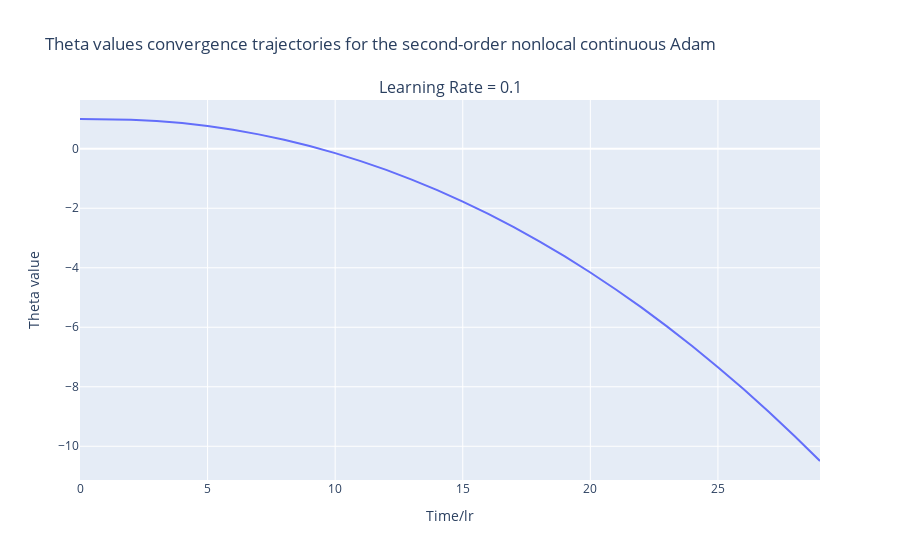
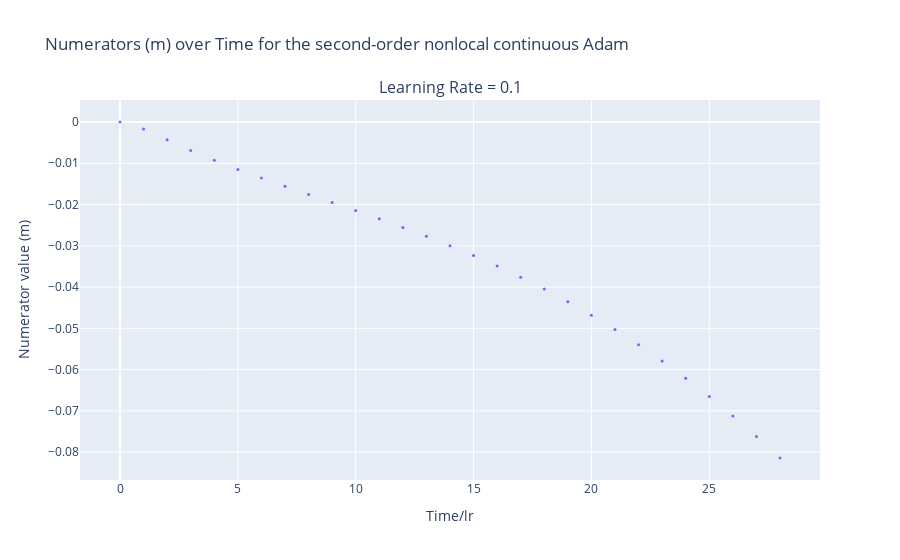
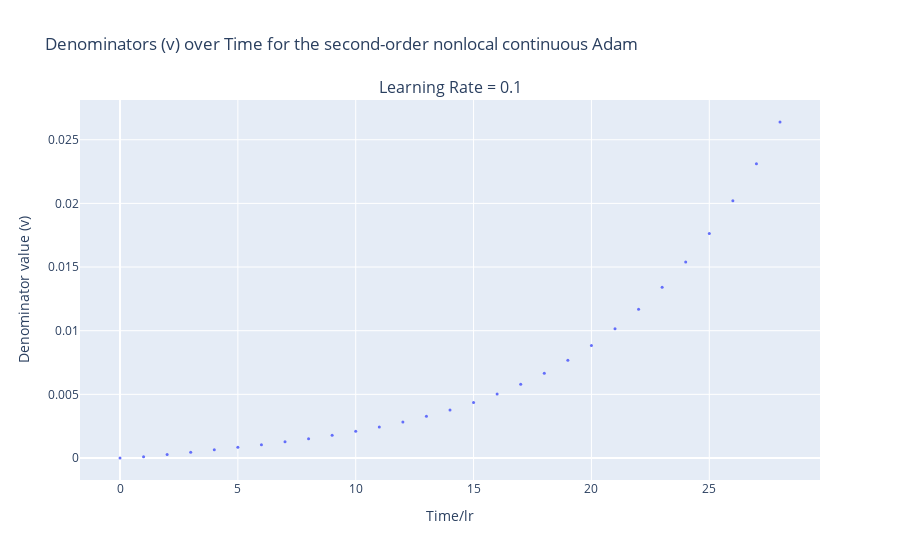

Notebook source saved alongside these figures, in order:
### Code cell
import plotly.graph_objects as go
from plotly.subplots import make_subplots
import numpy as np

fig_theta = make_subplots(rows=1, cols=n_learning_rates, subplot_titles=[f'Learning Rate = {lr}' for lr in param_grid['lr']])
fig_m = make_subplots(rows=1, cols=n_learning_rates, subplot_titles=[f'Learning Rate = {lr}' for lr in param_grid['lr']])
fig_v = make_subplots(rows=1, cols=n_learning_rates, subplot_titles=[f'Learning Rate = {lr}' for lr in param_grid['lr']])

fig_theta.update_layout(title_text='Theta values convergence trajectories for the second-order nonlocal continuous Adam')
fig_m.update_layout(title_text='Numerators (m) over Time for the second-order nonlocal continuous Adam')
fig_v.update_layout(title_text='Denominators (v) over Time for the second-order nonlocal continuous Adam')

for i, lr in enumerate(param_grid['lr']):

    filtered_params = [p for p in param_list if p['lr'] == lr]

    for params in filtered_params:
        print(f'\nNonlocal Continuous Adam Configuration: {params}')

        solver = NonlocalSolverMomentum2ndOrder(f=f, dL=dL, t_span=t, y0=np.array([1.0]),dy0=np.array([0.0]), alpha=params['lr'],
                                        betas=[params['beta1'], params['beta2']])
        t_values, y_values, dy_values = solver.solve()
        
        label = f"beta1={params['beta1']}, beta2={params['beta2']}"

        # Agregar datos a la figura de theta
        fig_theta.add_trace(go.Scatter(
            x=t_values/params['lr'],
            y=y_values,
            mode='lines',
            name=label,
            legendgroup=f'LR={lr}',
        ), row=1, col=i+1)
        
        # Obtener los valores de numerators y denominators
        numerators = solver.m
        denominators = solver.v

        # Agregar datos a la figura de numerators
        fig_m.add_trace(go.Scatter(
            x=[item[0]/params['lr'] for item in numerators],
            y=[item[1] for item in numerators],
            mode='markers',
            marker=dict(size=3),
            name=label,
            legendgroup=f'LR={lr}',
        ), row=1, col=i+1)
        
        # Agregar datos a la figura de denominators
        fig_v.add_trace(go.Scatter(
            x=[item[0]/params['lr'] for item in denominators],
            y=[item[1] for item in denominators],
            mode='markers',
            marker=dict(size=3),
            name=label,
            legendgroup=f'LR={lr}',
        ), row=1, col=i+1)

# Actualización de los ejes
fig_theta.update_xaxes(title_text="Time/lr")
fig_theta.update_yaxes(title_text="Theta value")

fig_m.update_xaxes(title_text="Time/lr")
fig_m.update_yaxes(title_text="Numerator value (m)")

fig_v.update_xaxes(title_text="Time/lr")
fig_v.update_yaxes(title_text="Denominator value (v)")

# Mostrar las figuras
fig_theta.show()
fig_m.show()
fig_v.show()

### Figure 1 — Plotly figure (JSON) as saved in the notebook; plotly's stock layout.template omitted (floating-point values rounded to 4 significant figures)
{"data": [{"legendgroup": "LR=0.1", "mode": "lines", "name": "beta1=0.9, beta2=0.999", "type": "scatter", "x": [1e-11, 1.0, 2.0, 3.0, 4.0, 5.0, 6.0, 7.0, 8.0, 9.0, 10.0, 11.0, 12.0, 13.0, 14.0, 15.0, 16.0, 17.0, 18.0, 19.0, 20.0, 21.0, 22.0, 23.0, 24.0, 25.0, 26.0, 27.0, 28.0, 29.0], "xaxis": "x", "y": [1, 1.0, 0.979, 0.9333, 0.8615, 0.7628, 0.6367, 0.4828, 0.301, 0.09098, -0.1475, -0.4148, -0.711, -1.036, -1.391, -1.776, -2.191, -2.637, -3.113, -3.62, -4.159, -4.73, -5.334, -5.969, -6.639, -7.341, -8.078, -8.849, -9.654, -10.5], "yaxis": "y"}], "layout": {"annotations": [{"font": {"size": 16}, "showarrow": false, "text": "Learning Rate = 0.1", "x": 0.5, "xanchor": "center", "xref": "paper", "y": 1, "yanchor": "bottom", "yref": "paper"}], "title": {"text": "Theta values convergence trajectories for the second-order nonlocal continuous Adam"}, "xaxis": {"anchor": "y", "domain": [0, 1], "title": {"text": "Time/lr"}}, "yaxis": {"anchor": "x", "domain": [0, 1], "title": {"text": "Theta value"}}}}

### Figure 2 — Plotly figure (JSON) as saved in the notebook; plotly's stock layout.template omitted (floating-point values rounded to 4 significant figures)
{"data": [{"legendgroup": "LR=0.1", "marker": {"size": 3}, "mode": "markers", "name": "beta1=0.9, beta2=0.999", "type": "scatter", "x": [1e-11, 1.0, 2.0, 3.0, 4.0, 5.0, 6.0, 7.0, 8.0, 9.0, 10.0, 11.0, 12.0, 13.0, 14.0, 15.0, 16.0, 17.0, 18.0, 19.0, 20.0, 21.0, 22.0, 23.0, 24.0, 25.0, 26.0, 27.0, 28.0], "xaxis": "x", "y": [-3e-25, -0.001678, -0.004319, -0.006887, -0.009268, -0.01149, -0.01358, -0.01559, -0.01756, -0.0195, -0.02147, -0.02347, -0.02554, -0.0277, -0.02997, -0.03237, -0.03491, -0.03761, -0.04049, -0.04356, -0.04682, -0.0503, -0.054, -0.05794, -0.06212, -0.06654, -0.07123, -0.07619, -0.08142], "yaxis": "y"}], "layout": {"annotations": [{"font": {"size": 16}, "showarrow": false, "text": "Learning Rate = 0.1", "x": 0.5, "xanchor": "center", "xref": "paper", "y": 1, "yanchor": "bottom", "yref": "paper"}], "title": {"text": "Numerators (m) over Time for the second-order nonlocal continuous Adam"}, "xaxis": {"anchor": "y", "domain": [0, 1], "title": {"text": "Time/lr"}}, "yaxis": {"anchor": "x", "domain": [0, 1], "title": {"text": "Numerator value (m)"}}}}

### Figure 3 — Plotly figure (JSON) as saved in the notebook; plotly's stock layout.template omitted (floating-point values rounded to 4 significant figures)
{"data": [{"legendgroup": "LR=0.1", "marker": {"size": 3}, "mode": "markers", "name": "beta1=0.9, beta2=0.999", "type": "scatter", "x": [1e-11, 1.0, 2.0, 3.0, 4.0, 5.0, 6.0, 7.0, 8.0, 9.0, 10.0, 11.0, 12.0, 13.0, 14.0, 15.0, 16.0, 17.0, 18.0, 19.0, 20.0, 21.0, 22.0, 23.0, 24.0, 25.0, 26.0, 27.0, 28.0], "xaxis": "x", "y": [1.8e-26, 0.0001021, 0.0002718, 0.0004531, 0.000641, 0.000838, 0.001047, 0.001273, 0.00152, 0.001793, 0.002098, 0.002441, 0.00283, 0.003273, 0.003778, 0.004358, 0.005023, 0.005787, 0.006665, 0.007673, 0.00883, 0.01016, 0.01167, 0.01341, 0.01539, 0.01764, 0.0202, 0.02311, 0.02639], "yaxis": "y"}], "layout": {"annotations": [{"font": {"size": 16}, "showarrow": false, "text": "Learning Rate = 0.1", "x": 0.5, "xanchor": "center", "xref": "paper", "y": 1, "yanchor": "bottom", "yref": "paper"}], "title": {"text": "Denominators (v) over Time for the second-order nonlocal continuous Adam"}, "xaxis": {"anchor": "y", "domain": [0, 1], "title": {"text": "Time/lr"}}, "yaxis": {"anchor": "x", "domain": [0, 1], "title": {"text": "Denominator value (v)"}}}}
